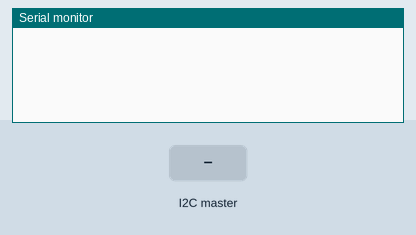
A sketch run on a simulated Arduino Uno, built with avr-gcc and run on an emulated ATmega328P. On the bench: the last lines printed to the serial monitor. The test bench sets the inputs (shaded band).

Above: at 1.2 s.
1.3 s: the I2C master sends the byte 1
At 2.3 s:
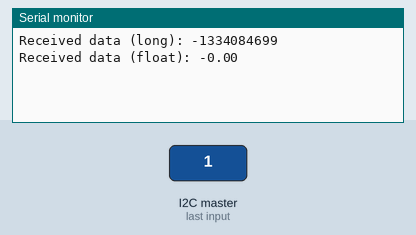
2.8 s: the I2C master sends the byte 0
At 3.4 s:
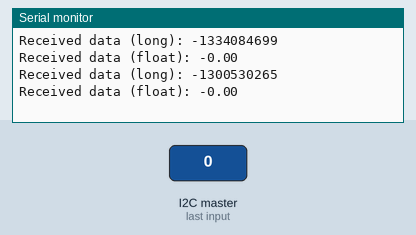

Measured:
- after the input at 1.3 s, the serial monitor: prints a new line at once (image 1)
- after the input at 2.8 s, the serial monitor: prints a new line at once (image 2)

The sketch:

example.ino
```cpp
#include <DataCaster.h>
#include <Wire.h>

// DataCaster object
DataCaster rec_data;

// I2C address of device that's sending the data
byte I2C_ADDR = 0x12;

void setup()
{
    // Init serial and I2C
    Serial.begin(9600);
    Wire.begin(I2C_ADDR);
    Wire.onReceive(receive_event);

}

void loop()
{
    // Do nothing. Wait for incoming I2C data
}

void receive_event(int byte_count)
{
    byte receive_buffer[4];
    while (Wire.available()) {
        for (int i = 0; i < 4; i++) {
            // Populate the buffer
            receive_buffer[i] = Wire.read();
        }
    }

    // Send the data to process_data, which will print the values
    process_data(receive_buffer);
    delay(1);
}


void process_data(byte data[])
{
    byte val[4];
    val[0] = data[0];
    val[1] = data[1];
    val[2] = data[2];
    val[3] = data[3];

    // Update DataCaster value
    rec_data.value(val);

    // Print the values serially
    Serial.print("Received data (long): ");
    Serial.println(rec_data.long_val);
    Serial.print("Received data (float): ");
    Serial.println(rec_data.float_val);
}
```

DataCaster.cpp
```cpp
#include "DataCaster.h"

DataCaster::DataCaster() {
	for (uint8_t i = 0; i < 4; i++) {
		// init all values to 0
		current_bytes[i] = 0;
		byte_val[i] = 0;
	}
	long_val = 0;
	float_val = 0.0;
}

/*
 * Generic method to update all values
 */
void DataCaster::update() {
	update_arr();
	update_long();
	update_float();
}

// Method to update all values if input is character list
template <>
void DataCaster::value<uint8_t*> (uint8_t *input_val) {
	for (uint8_t i = 0; i < 4; i++) {
		this->current_bytes[i] = input_val[i];
	}
	update();
}

void DataCaster::update_arr() {
	for (uint8_t i = 0; i < 4; i++) {
		// update each byte in the array
		this->byte_val[i] = current_bytes[i];
	}
}

void DataCaster::update_long() {
	// reinterpret the 4-byte value into a long
	long *long_ptr = reinterpret_cast<long*>(current_bytes);
	this->long_val = *long_ptr;
}

void DataCaster::update_float() {
	// reinterpret the 4-byte value into a float
	float *float_ptr = reinterpret_cast<float*>(current_bytes);
	this->float_val = *float_ptr;
}
```

DataCaster.h
```cpp
/*
 * Library to cast 4-byte values using safe pointers. Useful
 * for data sent serially or by I2C.
 *
 * Created by Ryan French
 * github.com/ryanfrenchphysics
 */


#ifndef DATA_CASTER_H_
#define DATA_CASTER_H_

#include <Arduino.h>
#include <stdint.h>

class DataCaster {
public:
	DataCaster();

	template <typename T>
	void value(T inputValue);

	uint8_t byte_val[4];
	long long_val;
	float float_val;

private:
	uint8_t current_bytes[4];
	void update();
	void update_arr();
	void update_long();
	void update_float();
};

// Method to update all values in DataCaster
template <typename T>
void DataCaster::value(T input_val) {
	T *input_ptr = &input_val;
	uint8_t *casted_ptr = reinterpret_cast<uint8_t*>(input_ptr);

	for (uint8_t i = 0; i < 4; i++) {
		this->current_bytes[i] = casted_ptr[i];
	}
	update();
}

#endif // DATA_CASTER_H
```
